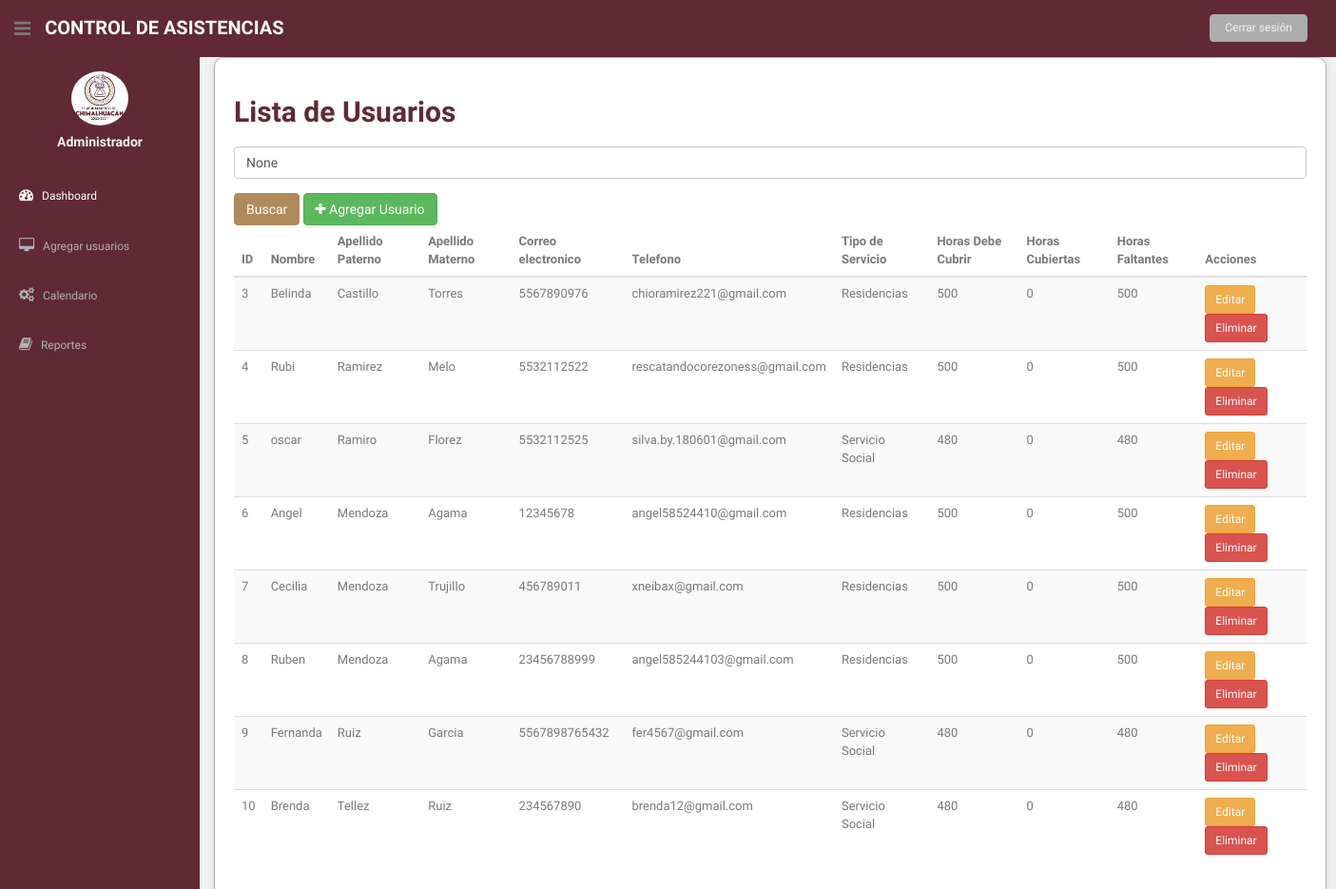
The page /lista_usuarios/ (signed in) on the database as committed earlier.
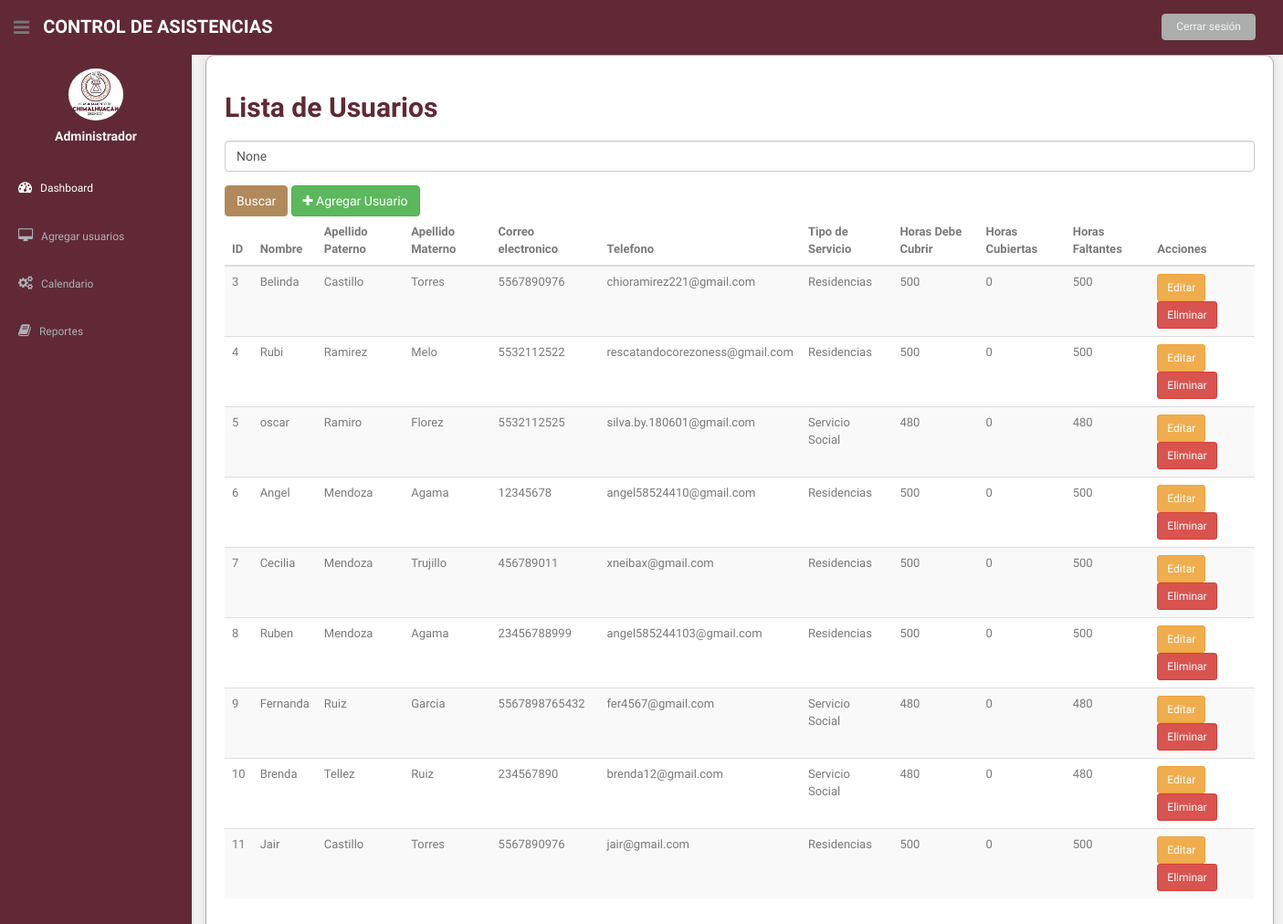
The same page on the database as committed later.
### asistencia/models.py (models this page shows, shortened)
class Usuario(models.Model):
    nombre = models.CharField(max_length=100)
    apellido_paterno = models.CharField(max_length=100)
    apellido_materno = models.CharField(max_length=100)
    telefono = models.CharField(max_length=20)
    correo_electronico = models.EmailField(max_length=255)
    user = models.OneToOneField(User, on_delete=models.CASCADE, null=True, blank=True)
    OPCIONES_SERVICIO = [
        ('SS', 'Servicio Social'),
        ('R', 'Residencias'),
    ]
    tipo_servicio = models.CharField(max_length=2, choices=OPCIONES_SERVICIO)
    horas_realizadas = models.IntegerField(default=0)  # Se actualizará según las horas realizadas
    horas_requeridas = models.IntegerField()  # Horas requeridas para el servicio

### asistencia/views.py (the view)
# urls.py: path('lista_usuarios/', views.lista_usuarios, name='lista_usuarios'),
@login_required
def lista_usuarios(request):
    usuarios = Usuario.objects.all()
    query = request.GET.get('q')
    if query:
        usuarios = usuarios.filter(nombre__icontains=query)
    for usuario in usuarios:
        try:
            horas_realizadas = 0
            asistencias = Asistencia.objects.filter(usuario=usuario, fecha_salida__isnull=False)
            for asistencia in asistencias:
                if asistencia.fecha_salida and asistencia.fecha_entrada:
                    delta = asistencia.fecha_salida - asistencia.fecha_entrada
                    horas_realizadas += delta.total_seconds() / 3600
            usuario.horas_realizadas = horas_realizadas
            usuario.horas_faltantes = usuario.horas_requeridas - horas_realizadas
        except Exception as e:
            print(f"Error al calcular horas para {usuario}: {e}")
            usuario.horas_realizadas = 0
            usuario.horas_faltantes = usuario.horas_requeridas
    return render(request, 'lista_usuarios.html', {'usuarios': usuarios, 'query': query})

### asistencia/templates/lista_usuarios.html (shortened to what this page needs)
{% load static %}
<!DOCTYPE html>
<html lang="en">
<head>
  <link href="{% static 'css/bootstrap.css' %}" rel="stylesheet">
  <link href="{% static 'font-awesome/css/font-awesome.css' %}" rel="stylesheet" />
  <link rel="stylesheet" type="text/css" href="{% static 'css/zabuto_calendar.css' %}">
  <link rel="stylesheet" type="text/css" href="{% static 'js/gritter/css/jquery.gritter.css' %}" />
  <link rel="stylesheet" type="text/css" href="{% static 'lineicons/style.css' %}">
  <link href="{% static 'css/style.css' %}" rel="stylesheet">
  <link href="{% static 'css/style-responsive.css' %}" rel="stylesheet">
</head>
<body>
  <section id="container">
    <header class="header black-bg">
      <div class="sidebar-toggle-box">
        <div class="fa fa-bars tooltips" data-placement="right" data-original-title="Toggle Navigation"></div>
      </div>
      <a href="{% url 'admin_dashboard' %}" class="logo"><b>Control de Asistencias</b></a>
      <div class="top-menu">
        <ul class="nav pull-right top-menu">
          <li><a class="logout" href="{% url 'login' %}">Cerrar sesión</a></li>
        </ul>
      </div>
    </header>
    <aside>
      <div id="sidebar"  class="nav-collapse ">
          <ul class="sidebar-menu" id="nav-accordion">
              <p class="centered"><a href="profile.html"><img src="{% static '/img/LOGO.jpg' %}" class="img-circle" width="60"></a></p>
              <h5 class="centered">Administrador</h5>
              <li class="mt">
                  <a class="active" href="index.html">
                      <i class="fa fa-dashboard"></i>
                      <span>Dashboard</span>
                  </a>
              </li>
              <li class="sub-menu">
                  <a href="javascript:;" >
                      <i class="fa fa-desktop"></i>
                      <span>Agregar usuarios</span>
                  </a>
              </li>
              <li class="sub-menu">
                  <a href="javascript:;" >
                      <i class="fa fa-cogs"></i>
                      <span>Calendario</span>
                  </a>
              </li>
              <li class="sub-menu">
                  <a href="javascript:;" >
                      <i class="fa fa-book"></i>
                      <span>Reportes</span>
                  </a>
              </li>
          </ul>
      </div>
  </aside>
    <section id="main-content">
      <section class="wrapper">
        <div class="container">
          <h2>Lista de Usuarios</h2>
          <form method="get" action="{% url 'lista_usuarios' %}">
            <div class="form-group">
              <input type="text" name="q" class="form-control" placeholder="Buscar por nombre" value="{{ query }}">
            </div>
            <button type="submit" class="btn btn-primary">Buscar</button>
            <a href="{% url 'agregar_usuario' %}" class="btn btn-success"><i class="fa fa-plus"></i> Agregar Usuario</a>
          </form>
          <div class="table-responsive">
            <table class="table table-striped">
              <thead>
                <tr>
                  <th>ID</th>
                  <th>Nombre</th>
                  <th>Apellido Paterno</th>
                  <th>Apellido Materno</th>
                  <th>Correo electronico</th>
                  <th>Telefono</th>
                  <th>Tipo de Servicio</th>
                  <th>Horas Debe Cubrir</th>
                  <th>Horas Cubiertas</th>
                  <th>Horas Faltantes</th>
                  <th>Acciones</th>
                </tr>
              </thead>
              <tbody>
                {% for usuario in usuarios %}
                <tr>
                  <td>{{ usuario.id }}</td>
                  <td>{{ usuario.nombre }}</td>
                  <td>{{ usuario.apellido_paterno }}</td>
                  <td>{{ usuario.apellido_materno }}</td>
                  <td>{{ usuario.telefono }}</td>
                  <td>{{ usuario.correo_electronico }}</td>
                  <td>{{ usuario.get_tipo_servicio_display }}</td>
                  <td>{{ usuario.horas_requeridas }}</td>
                  <td>{{ usuario.horas_realizadas }}</td>
                  <td>{{ usuario.horas_faltantes }}</td>
                  <td>
                    <a href="{% url 'editar_usuario' usuario.pk %}" class="btn btn-warning btn-sm">Editar</a>
                    <a href="{% url 'eliminar_usuario' usuario.pk %}" class="btn btn-danger btn-sm">Eliminar</a>
                  </td>
                </tr>
                {% endfor %}
              </tbody>
            </table>
          </div>
        </div>
      </section>
    </section>
  </section>
</body>
</html>

### asistencia/static/css/style.css (style rules this page uses)
body { color: #797979; background: #f2f2f2; font-family: 'Ruda', sans-serif; padding: 0px !important; margin: 0px !important; font-size:13px; }
ul li { list-style: none; }
a, a:hover, a:focus { text-decoration: none; outline: none; }
#container { width: 100%; height: 100%; }
.centered { text-align: center; }
.mt { margin-top: 25px; }
ul.top-menu > li > .logout { color: #f2f2f2; font-size: 12px; border-radius: 4px; -webkit-border-radius: 4px; border: 1px solid #ACADAD !important; padding: 5px 15px; margin-right: 15px; background: #ACADAD; margin-top: 15px; }
#sidebar { width: 210px; height: 100%; position: fixed; background: #602935; }
#sidebar h5 { color: #f2f2f2; font-weight: 700; }
#sidebar ul li { position: relative; }
ul.sidebar-menu , ul.sidebar-menu li ul.sub { margin: -2px 0 0; padding: 0; }
ul.sidebar-menu { margin-top: 75px; }
ul.sidebar-menu li { margin-bottom: 5px; margin-left:10px; margin-right:10px; }
ul.sidebar-menu li.sub-menu { line-height: 15px; }
ul.sidebar-menu li a span { display: inline-block; }
ul.sidebar-menu li a { color: #aeb2b7; text-decoration: none; display: block; padding: 15px 0 15px 10px; font-size: 12px; outline: none; -webkit-transition: all 0.3s ease; -moz-transition: all 0.3s ease; -o-transition: all 0.3s ease; -ms-transition: all 0.3s ease; transition: all 0.3s ease; }
ul.sidebar-menu li a.active, ul.sidebar-menu li a:hover, ul.sidebar-menu li a:focus { background: #602935; color: #fff; display: block; -webkit-transition: all 0.3s ease; -moz-transition: all 0.3s ease; -o-transition: all 0.3s ease; -ms-transition: all 0.3s ease; transition: all 0.3s ease; }
ul.sidebar-menu li a i { font-size: 15px; padding-right: 6px; }
ul.sidebar-menu li a.active i { color: #fff; }
#main-content { margin-left: 210px; }
.header, .footer { min-height: 60px; padding: 0 15px; }
.header { position: fixed; left: 0; right: 0; z-index: 1002; }
.black-bg { background: #602935; border-bottom: 1px solid #602935; }
.wrapper { display: inline-block; margin-top: 60px; padding-left: 15px; padding-right: 15px; padding-bottom: 15px; padding-top: 0px; width: 100%; }
a.logo { font-size: 20px; color: #ffffff; float: left; margin-top: 15px; text-transform: uppercase; }
a.logo b { font-weight: 900; }
#top_menu .nav > li, ul.top-menu > li { float: left; }
ul.top-menu > li > a { color: #666666; font-size: 16px; border-radius: 4px; -webkit-border-radius: 4px; border:1px solid #666666 !important; padding: 2px 6px; margin-right: 15px; }
.sidebar-toggle-box { float: left; padding-right: 15px; margin-top: 20px; }
.sidebar-toggle-box .fa-bars { cursor: pointer; display: inline-block; font-size: 20px; }

### asistencia/templates/lista_usuarios.html (style rules this page uses)
.container { background-color: #ffffff; border: 1px solid #ACADAD; padding: 20px; border-radius: 10px; box-shadow: 0px 0px 10px rgba(0, 0, 0, 0.1); }
.container h2 { color: #602935; font-weight: bold; }
.container form { margin-top: 20px; }
.container .btn-primary { background-color: #B08A5B; border-color: #B08A5B; }

Rows that differ between the two databases and show on the page:
added Usuario: id "11", nombre "Jair", apellido_paterno "Castillo", apellido_materno "Torres", telefono "5567890976", correo_electronico "jair@gmail.com", tipo_servicio "Residencias", horas_requeridas "500", horas_realizadas "0", horas_faltantes "500"
